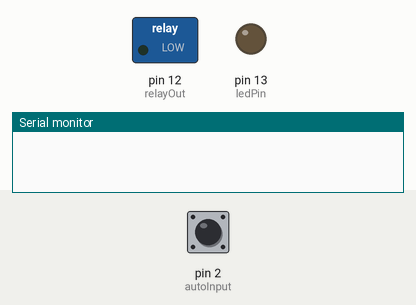
Simulated run of this sketch. Board: Arduino Uno, built with avr-gcc and run on an emulated ATmega328P. Parts: switched loads named in the sketch (green lamp = pin HIGH), output pins drawn as LEDs (lit = HIGH), the last lines printed to the serial monitor. The inputs (shaded band) are chosen by the test bench; at power-on: pin 2 (autoInput) HIGH.

Above: at 0.1 s.
At 1.3 s:
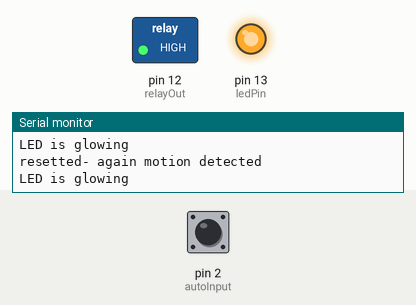
1.4 s: pin 2 (autoInput) pulsed LOW 5 times (0.12 s each, 0.3 s apart)
5.9 s: pin 2 (autoInput) driven LOW
8.9 s: pin 2 (autoInput) driven HIGH
11.9 s: pin 2 (autoInput) pulsed LOW 2 times (0.12 s each, 0.3 s apart)
Timing chart, 0 to 14.9 s (numbered marks = the images above; inputs shaded):
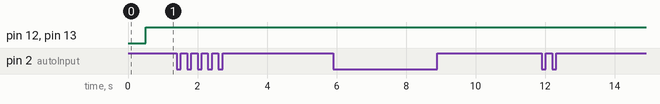

The sketch:

only_automatic.ino
```cpp
int autoInput = 2; //number of input pin from which your button is connected
int ledPin = 13;
int relayOut = 12;

void setup(){
  pinMode(ledPin,OUTPUT);
  pinMode(autoInput,INPUT);
  pinMode(relayOut,OUTPUT);
  Serial.begin(9600);
}

void loop(){
  delay(500);
  int sensorStatus = digitalRead(autoInput);
  Serial.println(sensorStatus);
  if(sensorStatus != HIGH){
    turnOff();
  }
  else{
    turnOn(sensorStatus);
  }
}


int generateBuffer(int time){
  int counter = 0;
  while(counter < time){// turn led on till some limit take input from sensor -> need to work on that
    int value_of_pir_sensor = digitalRead(2);
    if(value_of_pir_sensor == HIGH){
      Serial.println("resetted- again motion detected");
      counter = 0;
    }

    digitalWrite(ledPin,HIGH);
    digitalWrite(relayOut,HIGH);
    Serial.println("LED is glowing");
    counter++;
  }
  return counter;
}

void turnOn(int value){
  int timeLimit = 3900 * 0.1;

  Serial.println("In Automatic mode");
  while(value == HIGH){
    Serial.println("Motion Sensed");
    int maxLimit = generateBuffer(timeLimit);

    if(maxLimit == timeLimit){   // make LED low once time elapse
      delay(1000);
      turnOff();
    }
    return;
  }
}


void turnOff(){
//  Serial.println("OFF LED");
  digitalWrite(ledPin,LOW);
  digitalWrite(relayOut,LOW);
}
```
